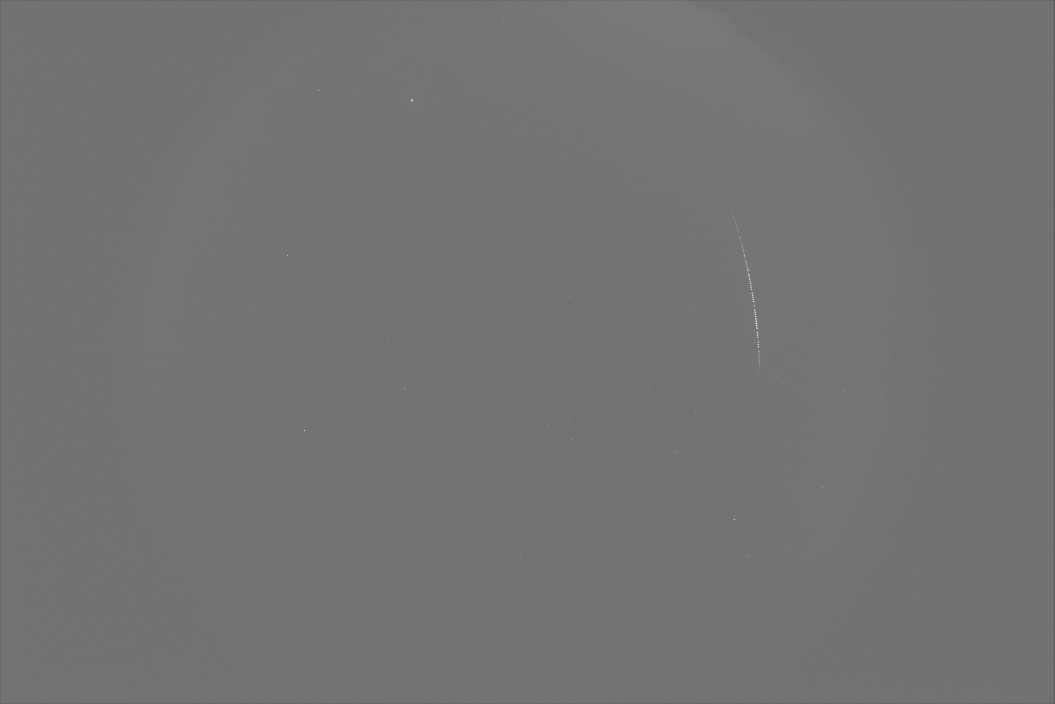
#> input picture data/dfn_highlights/025_Elginfield/025_2021-09-09_053629_E_DSC_0379-G.jpeg, 7380 x 4928 px, found by its file name (shown at 1/7 size); its folder holds 2 pictures in this run
$ python crop_using_thumb_tile+ransac.py
#> lines starting #> are read from the running program, lines starting #| are printed output that depends on the picture

import os
import re
from math import sqrt
from pathlib import Path

import matplotlib.pyplot as plt
import numpy as np
import skimage as ski
from matplotlib.widgets import RadioButtons
from skimage.feature import blob_dog
from sklearn.linear_model import RANSACRegressor
from sklearn.pipeline import make_pipeline
from sklearn.preprocessing import PolynomialFeatures

file_path = Path(__file__)
dfn_highlights_folder = Path(file_path.parents[1], 'dfn_highlights')

# Define regular expression pattern to capture thumb, numbers, and tile
pattern = re.compile(r'^(.*?)\.thumb\.(\d+)\.(\d+)\.tile', re.IGNORECASE)

for event_folder in os.listdir(dfn_highlights_folder):
    print(event_folder)

    match = None
    for file in os.listdir(os.path.join(dfn_highlights_folder, event_folder)):
        match = re.search(pattern, file)
        if match:
            break

    if match is None:
        continue

    event_name = match.group(1)
    x = match.group(2)
    y = match.group(3)
    print(event_name, x, y)

    image = ski.io.imread(os.path.join(dfn_highlights_folder, event_folder, event_name + "-G.jpeg"))
#> image is the input picture: shape (4928, 7380); min 0, max 255, mean 114.9

    crop_size = 2500  # Size of the square crop

    # Calculate the top-left corner coordinates for cropping
    tl_x_coord = int(x) - crop_size // 2
    tl_x_coord = tl_x_coord if tl_x_coord >= 0 else 1
    tl_y_coord = int(y) - crop_size // 2
    tl_y_coord = tl_y_coord if tl_y_coord >= 0 else 1

    br_x_coord = tl_x_coord + crop_size
    br_x_coord = br_x_coord if br_x_coord <= image.shape[1] else image.shape[1]
#> br_x_coord = 6050
    br_y_coord = tl_y_coord + crop_size
    br_y_coord = br_y_coord if br_y_coord <= image.shape[0] else image.shape[0]
#> br_y_coord = 2850

    # Perform cropping
    cropped_image = image[tl_y_coord:br_y_coord, tl_x_coord:br_x_coord]
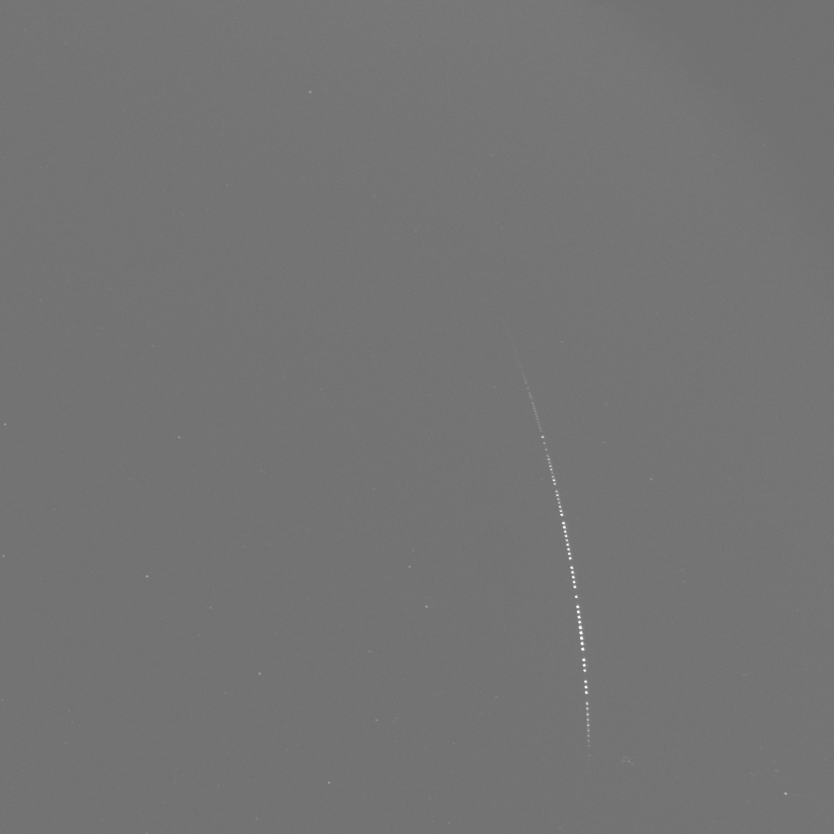
#> cropped_image: shape (2500, 2500) (shown at 1/3 size); min 106, max 255, mean 116.1

    # Return (y-coord, x-coord, radius)
    blobs_dog = blob_dog(cropped_image, max_sigma=20, threshold=.025)
#> blobs_dog = 140 rows, first 8: [1947, 1748, 2.56], [1979, 1751, 2.56], [1930, 1746, 2.56], [2061, 1757, 2.56], [1995, 1752, 2.56], [1914, 1744, 2.56], [1835, 1734, 2.56], [2077, 1759, 2.56]
    # Compute radii in the 3rd column.
    blobs_dog[:, 2] = blobs_dog[:, 2] * sqrt(2)

    # Extract x and y coordinates from blobs_dog
    y_coords = blobs_dog[:, 0]
#> y_coords = 140 values, max 2499 at index 106, min 16 at index 124, mean 1560.7
    x_coords = blobs_dog[:, 1]
#> x_coords = 140 values, max 2498 at index 135, min 7 at index 105, mean 1426.4

    # Fit a polynomial curve using RANSAC
    model = make_pipeline(PolynomialFeatures(2), RANSACRegressor(residual_threshold=10, max_trials=100))
    model.fit(x_coords.reshape(-1, 1), y_coords)

    # Predict y values using the fitted model
    x_values = np.linspace(0, cropped_image.shape[1], 1000)
#> x_values = 1000 values from 0 to 2500
    y_values = model.predict(x_values.reshape(-1, 1))

    # Plot the original image with fitted curve
    fig, ax = plt.subplots(figsize=(6, 6))
    ax.set_title('Difference of Gaussian, Polynimal 2 Curve Using RANSAC')
    ax.imshow(cropped_image, cmap='gray')

    plt.tight_layout()
    plt.axis('off')

    # Check if the predicted y-values fall within the image dimensions
    valid_indices = np.where((y_values >= 0) & (y_values < cropped_image.shape[0]))

    # Plot the curve only if it stays within the image bounds
    if len(valid_indices[0]) > 0:
        line, = ax.plot(x_values[valid_indices], y_values[valid_indices], color='red', linestyle='-', linewidth=2)

    # Get the inlier indices
    inlier_indices = model.named_steps['ransacregressor'].inlier_mask_

    # Plot pink circles around inlier points
    inlier_circles = []
    for idx in np.where(inlier_indices)[0]:
        blob = blobs_dog[idx]
        y, x, r = blob
        c = plt.Circle((x, y), r, color='pink', linewidth=2, fill=False)
        inlier_circles.append(c)
        ax.add_patch(c)
#> this loop made 50 passes
#> (y, x, r) on passes 1 to 12: (1820, 1733, 3.62), (1675, 1710, 3.62), (1703, 1715, 3.62), (1731, 1719, 3.62), (1790, 1728, 3.62), (1760, 1724, 3.62), (1581, 1692, 3.62), (1569, 1690, 3.62), (1717, 1717, 3.62), (1544, 1685, 3.62), (1746, 1722, 3.62), (1661, 1707, 3.62)
#> after the loop, inlier_circles = 50 items

    # Plot blobs_dog points
    all_blobs = []
    for blob in blobs_dog:
        y, x, r = blob
        c = plt.Circle((x, y), r, color='green', linewidth=2, fill=False)
        all_blobs.append(c)
        ax.add_patch(c)
#> this loop made 140 passes
#> (y, x, r) on passes 1 to 12: (1947, 1748, 3.62), (1979, 1751, 3.62), (1930, 1746, 3.62), (2061, 1757, 3.62), (1995, 1752, 3.62), (1914, 1744, 3.62), (1835, 1734, 3.62), (2077, 1759, 3.62), (1820, 1733, 3.62), (1851, 1737, 3.62), (1898, 1742, 3.62), (1882, 1741, 3.62)
#> after the loop, all_blobs = 140 items

    # Define radio button click actions
    def toggle_visibility(label):
#> called with label = 'None'
        line.set_visible(False)
        for circle in inlier_circles:
                circle.set_visible(False)
#> this loop made 50 passes
        for circle in all_blobs:
                circle.set_visible(False)
#> this loop made 140 passes

        if label == 'Blobs':
            for circle in all_blobs:
                circle.set_visible(True)
        elif label == 'Line':
            line.set_visible(True)
        elif label == 'Inliers':
            for circle in inlier_circles:
                circle.set_visible(True)

        plt.draw()


    toggle_visibility('None')

    # Add radio buttons
    ax_radio = plt.axes([0.01, 0.5, 0.1, 0.15])
    radio = RadioButtons(ax_radio, ('None', 'Blobs', 'Line', 'Inliers'))
    radio.on_clicked(toggle_visibility)

    # plt.title(event_folder)
    plt.show()
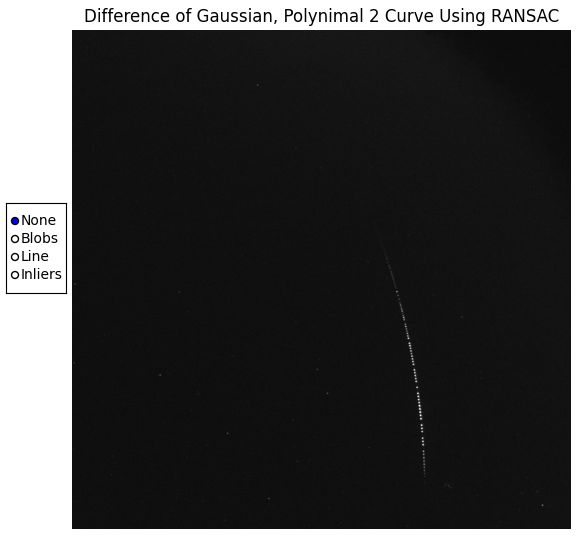
#> figure drawn by matplotlib, 2 panels
